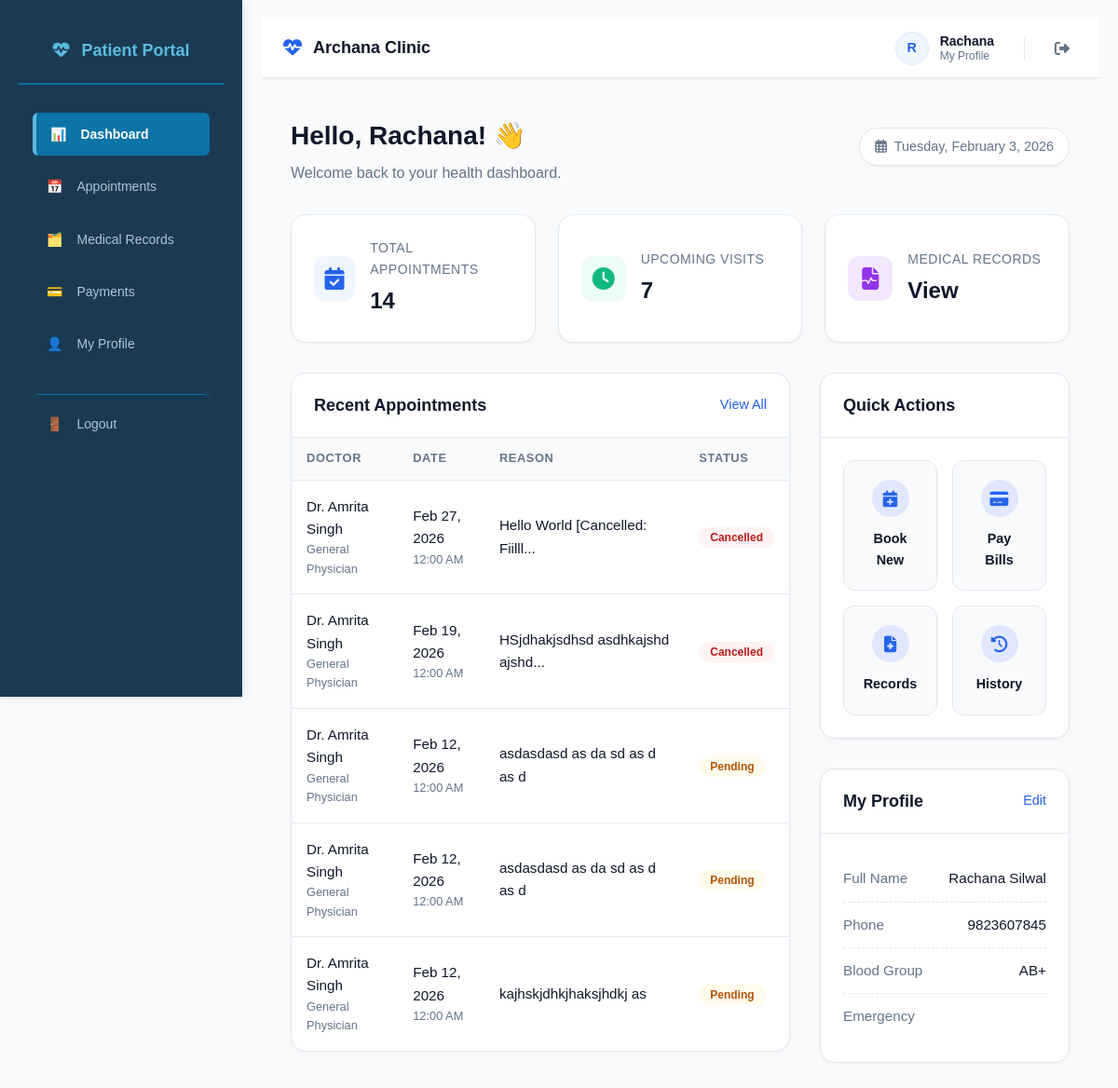
Page /patient/patient-dashboard.php (signed in) on the earlier database version.
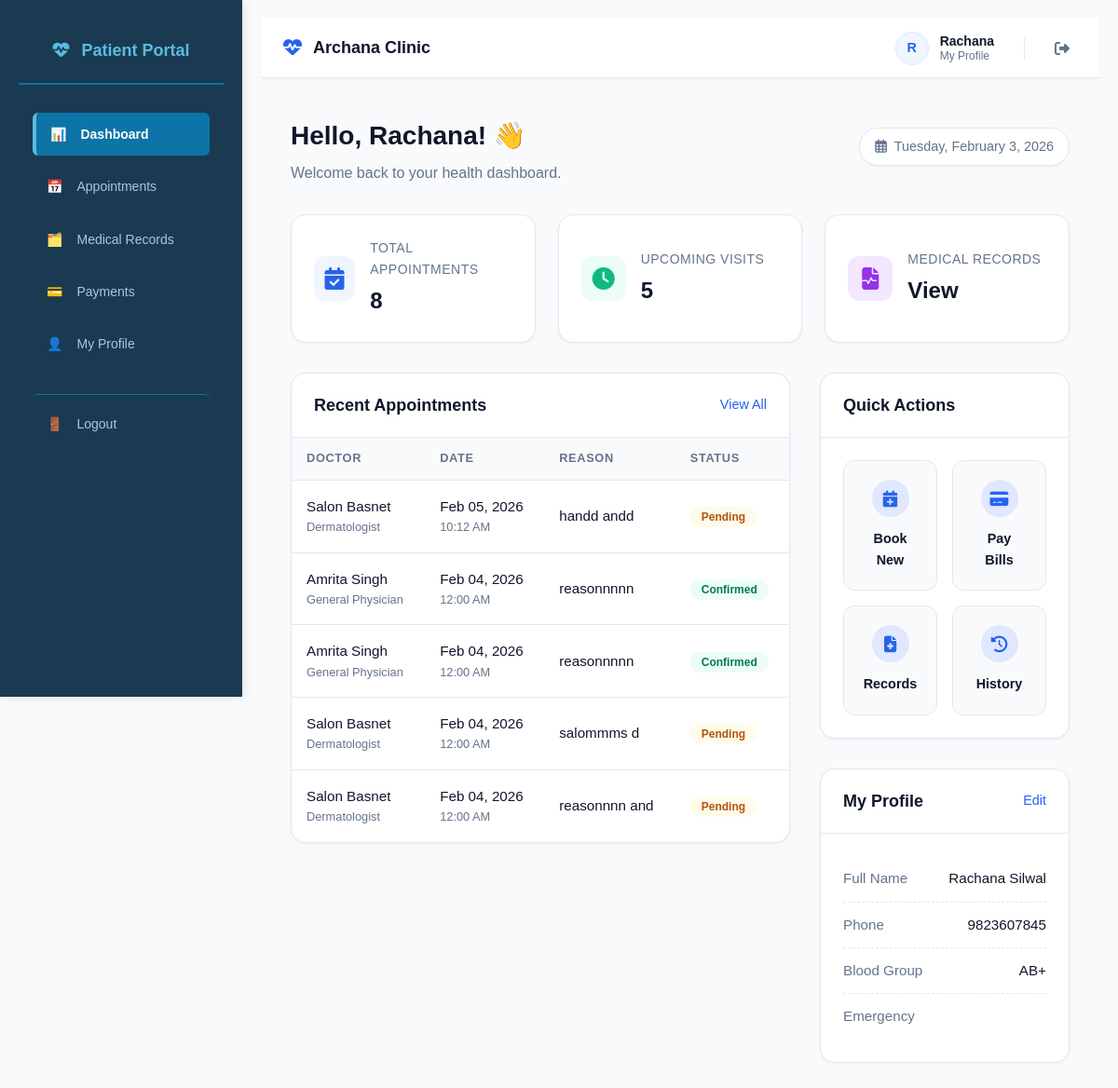
Same page on the later database version.
### tables this page shows
CREATE TABLE `patients` (
  `id` int(11) NOT NULL,
  `user_id` int(11) NOT NULL,
  `phone` varchar(15) DEFAULT NULL,
  `date_of_birth` date NOT NULL,
  `gender` enum('male','female','other') NOT NULL,
  `address` text NOT NULL,
  `emergency_contact` varchar(100) NOT NULL,
  `emergency_phone` varchar(20) NOT NULL,
  `medical_history` text DEFAULT NULL,
  `blood_group` varchar(10) DEFAULT NULL,
  `allergies` text DEFAULT NULL,
  `age` varchar(10) DEFAULT NULL
);

CREATE TABLE `users` (
  `id` int(11) NOT NULL,
  `name` varchar(100) NOT NULL,
  `email` varchar(255) DEFAULT NULL,
  `password` varchar(255) NOT NULL,
  `role` enum('admin','doctor','receptionist','patient') NOT NULL,
  `phone` varchar(15) NOT NULL,
  `created_at` timestamp NOT NULL DEFAULT current_timestamp(),
  `updated_at` timestamp NOT NULL DEFAULT current_timestamp() ON UPDATE current_timestamp()
);

CREATE TABLE `appointments` (
  `id` int(11) NOT NULL,
  `patient_id` int(11) NOT NULL,
  `doctor_id` int(11) NOT NULL,
  `appointment_date` datetime NOT NULL,
  `reason` text NOT NULL,
  `appointment_time` time NOT NULL,
  `status` enum('pending','confirmed','completed','cancelled') DEFAULT 'pending',
  `notes` text DEFAULT NULL,
  `created_at` timestamp NOT NULL DEFAULT current_timestamp(),
  `updated_at` timestamp NOT NULL DEFAULT current_timestamp() ON UPDATE current_timestamp()
);

CREATE TABLE `doctors` (
  `id` int(11) NOT NULL,
  `user_id` int(11) NOT NULL,
  `specialization` varchar(100) DEFAULT NULL,
  `qualification` varchar(100) DEFAULT NULL,
  `experience_years` int(11) DEFAULT NULL,
  `consultation_fee` decimal(10,2) DEFAULT NULL,
  `available_days` varchar(200) DEFAULT NULL,
  `available_time_start` time DEFAULT NULL,
  `available_time_end` time DEFAULT NULL,
  `created_at` timestamp NOT NULL DEFAULT current_timestamp(),
  `updated_at` timestamp NOT NULL DEFAULT current_timestamp() ON UPDATE current_timestamp()
);

### config/auth.php (called while the page is built, shortened)
<?php
class Auth {
    private $conn;
    public function __construct($connection) {
        $this->conn = $connection;
    }
    public function isLoggedIn() {
        return isset($_SESSION['user_id']);
    }
    public function getUser() {
        $user_id = $_SESSION['user_id'];
        $stmt = $this->conn->prepare("
            SELECT
                u.id,
                u.name,
                u.email,
                u.role,
                p.phone,
                p.gender,
                p.address,
                p.medical_history,
                p.blood_group,
                p.date_of_birth,
                p.allergies,
                p.emergency_phone
            FROM users u
            LEFT JOIN patients p ON u.id = p.user_id
            WHERE u.id = ?
            LIMIT 1
        ");
        $stmt->bind_param("i", $user_id);
        $stmt->execute();
        return $stmt->get_result()->fetch_assoc();
    }
}
?>

### patient/patient-dashboard.php (the view, shortened to what the rows shown need)
<?php
require_once __DIR__ . '/../config/database.php';
require_once __DIR__ . '/../config/auth.php';
$auth = new Auth($conn);
$user_id = $_SESSION['user_id'];
$stmt = $conn->prepare("
    SELECT u.name, u.email, p.id AS patient_id, p.phone, p.gender, p.date_of_birth,
           p.medical_history, p.allergies, p.emergency_contact, p.blood_group, p.address
    FROM users u
    LEFT JOIN patients p ON u.id = p.user_id
    WHERE u.id = ?
");
$stmt->bind_param("i", $user_id);
$stmt->execute();
$patient = $stmt->get_result()->fetch_assoc();
$stmt = $conn->prepare("
    SELECT a.*, d.specialization, u.name AS doctor_name
    FROM appointments a
    JOIN doctors d ON a.doctor_id = d.id
    JOIN users u ON d.user_id = u.id
    WHERE a.patient_id = ?
    ORDER BY a.appointment_date DESC
    LIMIT 5
");
$stmt->bind_param("i", $patient['patient_id']);
$stmt->execute();
$appointments_res = $stmt->get_result();
?>
<!DOCTYPE html>
<html lang="en">
<head>
    <link rel="stylesheet" href="../styles.css">
    <link rel="stylesheet" href="https://cdnjs.cloudflare.com/ajax/libs/font-awesome/6.5.0/css/all.min.css">
</head>
<body class="dashboard-page">
<div class="dashboard-container">
    <?php include __DIR__ . '/../include/sidebar-patient.php'; ?>
    <main class="dashboard-content">
        <?php include __DIR__ . '/../include/nav.php'; ?>
        <div class="dashboard-wrapper">
            <div class="welcome-header">
                <div class="welcome-text">
                    <h1>Hello, <?= htmlspecialchars(explode(' ', $patient['name'])[0]) ?>! 👋</h1>
                    <p>Welcome back to your health dashboard.</p>
                </div>
            </div>
            <div class="main-grid">
                <div class="left-col">
                    <div class="dashboard-card">
                        <div class="card-header">
                            <h2>Recent Appointments</h2>
                        </div>
                        <div class="table-responsive">
                            <table class="app-table">
                                <thead>
                                    <tr>
                                        <th>Doctor</th>
                                        <th>Date</th>
                                        <th>Reason</th>
                                        <th>Status</th>
                                    </tr>
                                </thead>
                                <tbody>
                                    <?php if ($appointments_res && $appointments_res->num_rows > 0): ?>
                                        <?php while ($row = $appointments_res->fetch_assoc()):
                                            $statusClass = 'status-' . strtolower($row['status']);
                                        ?>
                                        <tr>
                                            <td>
                                                <div style="font-weight: 500;"><?= htmlspecialchars($row['doctor_name']) ?></div>
                                                <div style="font-size: 0.8rem; color: var(--text-muted);"><?= htmlspecialchars($row['specialization']) ?></div>
                                            </td>
                                            <td>
                                                <div><?= date('M d, Y', strtotime($row['appointment_date'])) ?></div>
                                                <div style="font-size: 0.8rem; color: var(--text-muted);"><?= date('h:i A', strtotime($row['appointment_date'])) ?></div>
                                            </td>
                                            <td><?= htmlspecialchars(substr($row['notes'], 0, 30)) . (strlen($row['notes']) > 30 ? '...' : '') ?></td>
                                            <td><span class="status-badge <?= $statusClass ?>"><?= ucfirst($row['status']) ?></span></td>
                                        </tr>
                                        <?php endwhile; ?>
                                    <?php endif; ?>
                                </tbody>
                            </table>
                        </div>
                    </div>
                </div>
                <div class="right-col">
                    <div class="dashboard-card">
                        <div class="card-header"><h2>Quick Actions</h2></div>
                    </div>
                    <div class="dashboard-card">
                        <div class="card-header">
                            <h2>My Profile</h2>
                        </div>
                        <div class="card-body">
                            <ul class="profile-list">
                                <li>
                                    <span class="profile-label">Full Name</span>
                                    <span class="profile-value"><?= htmlspecialchars($patient['name']) ?></span>
                                </li>
                                <li>
                                    <span class="profile-label">Phone</span>
                                    <span class="profile-value"><?= htmlspecialchars($patient['phone']) ?></span>
                                </li>
                                <li>
                                    <span class="profile-label">Blood Group</span>
                                    <span class="profile-value"><?= htmlspecialchars($patient['blood_group'] ?? '-') ?></span>
                                </li>
                            </ul>
                        </div>
                    </div>
                </div>
            </div>
        </div>
    </main>
</div>
</body>
</html>

### include/nav.php (shortened to what the rows shown need)
<?php
if (!isset($user)) {
    $user = $auth->getUser();
}
?>
<nav class="top-navbar">
    <div class="nav-right-section">
        <a href="profile.php" class="nav-user-profile" title="View Profile">
            <div class="nav-avatar-circle">
                <?= isset($user['name']) ? strtoupper(substr($user['name'], 0, 1)) : 'U' ?>
            </div>
            <div class="nav-user-meta">
                <span class="nav-user-name">
                    <?= isset($user['name']) ? htmlspecialchars(explode(' ', $user['name'])[0]) : 'Guest' ?>
                </span>
                <span class="nav-user-subtitle">My Profile</span>
            </div>
        </a>
    </div>
</nav>

Differences in the rows shown:
removed appointments: users.name "Dr. Amrita Singh", doctor.specialization "General Physician", appointment_date "Feb 27, 2026", appointment_date "12:00 AM", notes "Hello World [Cancelled: Fiilll", status "Cancelled"
removed appointments: users.name "Dr. Amrita Singh", doctor.specialization "General Physician", appointment_date "Feb 19, 2026", appointment_date "12:00 AM", notes "HSjdhakjsdhsd asdhkajshd ajshd", status "Cancelled"
removed appointments: users.name "Dr. Amrita Singh", doctor.specialization "General Physician", appointment_date "Feb 12, 2026", appointment_date "12:00 AM", notes "asdasdasd as da sd as d as d", status "Pending"
removed appointments: users.name "Dr. Amrita Singh", doctor.specialization "General Physician", appointment_date "Feb 12, 2026", appointment_date "12:00 AM", notes "asdasdasd as da sd as d as d", status "Pending"
removed appointments: users.name "Dr. Amrita Singh", doctor.specialization "General Physician", appointment_date "Feb 12, 2026", appointment_date "12:00 AM", notes "kajhskjdhkjhaksjhdkj as", status "Pending"
added appointments: users.name "Salon Basnet", doctor.specialization "Dermatologist", appointment_date "Feb 05, 2026", appointment_date "10:12 AM", notes "handd andd", status "Pending"
added appointments: users.name "Amrita Singh", doctor.specialization "General Physician", appointment_date "Feb 04, 2026", appointment_date "12:00 AM", notes "reasonnnnn", status "Confirmed"
added appointments: users.name "Amrita Singh", doctor.specialization "General Physician", appointment_date "Feb 04, 2026", appointment_date "12:00 AM", notes "reasonnnnn", status "Confirmed"
added appointments: users.name "Salon Basnet", doctor.specialization "Dermatologist", appointment_date "Feb 04, 2026", appointment_date "12:00 AM", notes "salommms d", status "Pending"
added appointments: users.name "Salon Basnet", doctor.specialization "Dermatologist", appointment_date "Feb 04, 2026", appointment_date "12:00 AM", notes "reasonnnn and", status "Pending"
Other differences:
$total_appts: "14" → "8"
$upcoming_count: "7" → "5"
